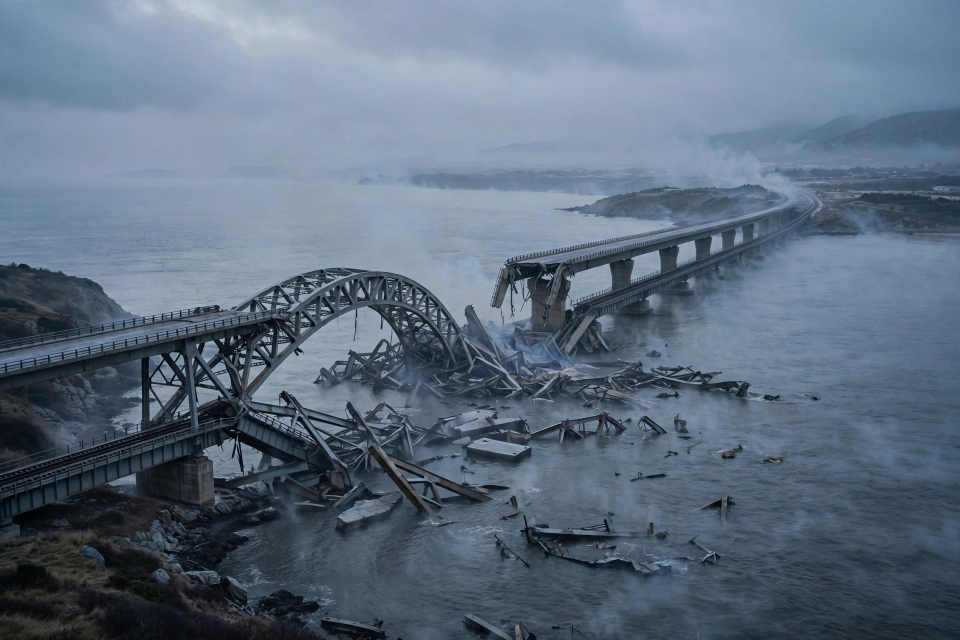
#> input picture assets/media-generation-kerch-bridge-0-24f526c7-b240-4575-8b9c-787722b260f7.webp, 1920 x 1280 px (shown at 1/2 size)
$ python compose.py
#> lines starting #> are read from the running program, lines starting #| are printed output that depends on the picture
#!/usr/bin/env python3
"""Compose the news-image-20261117 front page.

One 1024x1024 PNG: a newspaper front page summing up Tuesday 17 November
2026. All text is drawn with PIL (crisp, never garbled); the four photo
panels are original AI-generated illustrations in assets/ (generated for
this entry, not copied from anywhere). The world map is drawn from
Natural Earth country outlines (assets/world.geo.json, public domain data).
"""
import json
from PIL import Image, ImageDraw, ImageFont, ImageOps

W, H = 1024, 1024
PAPER = (248, 244, 236)
INK = (20, 20, 20)
GREY = (90, 88, 82)
RED = (163, 22, 33)
RULE = (20, 20, 20)
SEA = (214, 226, 232)
LAND = (198, 192, 176)

FDIR = "/usr/share/fonts/truetype/liberation/"
def serif_b(sz): return ImageFont.truetype(FDIR + "LiberationSerif-Bold.ttf", sz)
def serif(sz): return ImageFont.truetype(FDIR + "LiberationSerif-Regular.ttf", sz)
def serif_i(sz): return ImageFont.truetype(FDIR + "LiberationSerif-Italic.ttf", sz)
def sans_b(sz): return ImageFont.truetype(FDIR + "LiberationSans-Bold.ttf", sz)
def sans(sz): return ImageFont.truetype(FDIR + "LiberationSans-Regular.ttf", sz)
def sans_i(sz): return ImageFont.truetype(FDIR + "LiberationSans-Italic.ttf", sz)

ASSETS = "assets/"
img = Image.new("RGB", (W, H), PAPER)
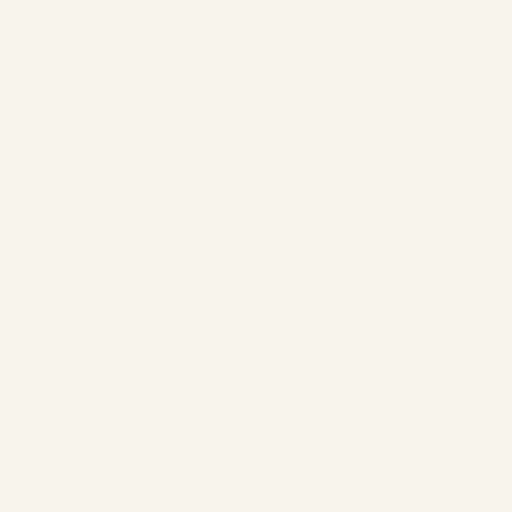
#> img: PIL image 1024x1024 RGB (shown at 1/2 size); mean R, G, B 248, 244, 236
d = ImageDraw.Draw(img)
MX = 20            # side margin
CW = W - 2 * MX    # content width = 984

def wrap(text, font, max_w):
    words, lines, cur = text.split(), [], ""
    for w in words:
        t = (cur + " " + w).strip()
        if d.textlength(t, font=font) <= max_w:
            cur = t
        else:
            if cur:
                lines.append(cur)
            cur = w
    if cur:
        lines.append(cur)
    return lines

def tracked(text, font, cx, y, fill, tracking=6):
    """Draw text centred on cx with letter tracking."""
    widths = [d.textlength(ch, font=font) for ch in text]
    total = sum(widths) + tracking * (len(text) - 1)
    x = cx - total / 2
    for ch, w in zip(text, widths):
        d.text((x, y), ch, font=font, fill=fill)
        x += w + tracking

def rule(y, weight=2):
    d.line([(MX, y), (W - MX, y)], fill=RULE, width=weight)

# ---------- masthead ----------
d.line([(0, 8), (W, 8)], fill=RULE, width=4)
d.text((W / 2, 16), "THE WORLD IN ONE DAY", font=serif_b(60),
       fill=INK, anchor="ma")
rule(92, 2)
tracked("TUESDAY, 17 NOVEMBER 2026", sans_b(28), W / 2, 100, RED, tracking=7)
#> in tracked, `widths = [d.textlength(ch, font=font) for ch in text]`: widths = 25 values, max 23.33 at index 16, min 7.78 at index 7, mean 16.81
#> in tracked, `total = sum(widths) + tracking * (len(text) - 1)`: total = 588.2
#> in tracked, `x = cx - total / 2`: x = 217.9
#> the loop in tracked, `for ch, w in zip(text, widths):` made 25 passes
#> (ch, w, x) on passes 1 to 12: ('T', 17.11, 242), ('U', 20.22, 269.2), ('E', 18.67, 294.9), ('S', 18.67, 320.6), ('D', 20.22, 347.8), ('A', 20.22, 375), ('Y', 18.67, 400.7), (',', 7.78, 415.5), (' ', 7.78, 430.3), ('1', 15.58, 452.8), ('7', 15.58, 475.4), (' ', 7.78, 490.2)
#> after the loop in tracked, `for ch, w in zip(text, widths):`: x = 813.1
d.text((W / 2, 136), "The day's world news — six continents, in one picture",
       font=serif_i(18), fill=GREY, anchor="ma")
rule(160, 3)

# ---------- lead story: Kerch Bridge ----------
d.text((MX, 172), "EUROPE  ·  THE WAR IN UKRAINE", font=sans_b(19), fill=RED)
d.text((MX, 196), "THE BRIDGE IS DOWN", font=serif_b(56), fill=INK)
y = 252
sub = ("Ukraine destroys a span of the Kerch Bridge in an overnight strike, "
       "halting road and rail traffic to Crimea — hours after Russian "
       "missiles hit Kyiv's two river bridges.")
for line in wrap(sub, serif(22), CW):
    d.text((MX, y), line, font=serif(22), fill=INK)
    y += 26
#> after the loop, y = 304
kerch = Image.open(ASSETS + "media-generation-kerch-bridge-0-24f526c7-b240-4575-8b9c-787722b260f7.webp").convert("RGB")
#> kerch is the input picture: PIL image 1920x1280 RGB; mean R, G, B 93.6, 109.8, 127.3
kerch = ImageOps.fit(kerch, (CW, 160), method=Image.LANCZOS, centering=(0.5, 0.42))
#> kerch: PIL image 984x160 RGB
img.paste(kerch, (MX, 312))
d.text((MX, 478), "A span of the Kerch Bridge lies in the strait after Tuesday's strike. "
       "Kyiv says the operation took weeks to prepare; Moscow vows to rebuild.",
       font=sans_i(14), fill=GREY)
rule(500, 2)

# ---------- second row: three photo stories + world map, four columns ----------
y0 = 512
COLW, GAP = 234, 16
x1, x2, x3, x4 = MX, MX + COLW + GAP, MX + 2 * (COLW + GAP), MX + 3 * (COLW + GAP)

def photo_col(x, webp, headline, summary, head_font):
    p = Image.open(ASSETS + webp).convert("RGB")
    p = ImageOps.fit(p, (COLW, 90), method=Image.LANCZOS, centering=(0.5, 0.45))
    img.paste(p, (x, y0))
    yy = y0 + 98
    d.text((x, yy), headline, font=head_font, fill=INK)
    yy += 30
    n = 0
    for line in wrap(summary, sans(13), COLW):
        d.text((x, yy), line, font=sans(13), fill=INK)
        yy += 16
        n += 1
    return n

# one headline size for all three photo columns: largest (<=22) that fits
heads = ["MINES IN THE STRAIT", "THE SUMMIT IS SET", "QUAKE OFF TUAL"]
hsize = 22
while hsize > 16 and any(d.textlength(t, font=serif_b(hsize)) > COLW for t in heads):
    hsize -= 1
#> this loop made 1 pass
#> hsize on pass 1: 21
#> after the loop, hsize = 21
hf = serif_b(hsize)
n1 = photo_col(x1, "media-generation-hormuz-tanker-0-adb2675a-763c-4bfd-be3c-58b5354ab2f3.webp",
               "MINES IN THE STRAIT",
               "Mines hit tankers near Hormuz; they catch fire. "
               "A third US carrier reaches the Gulf.", hf)
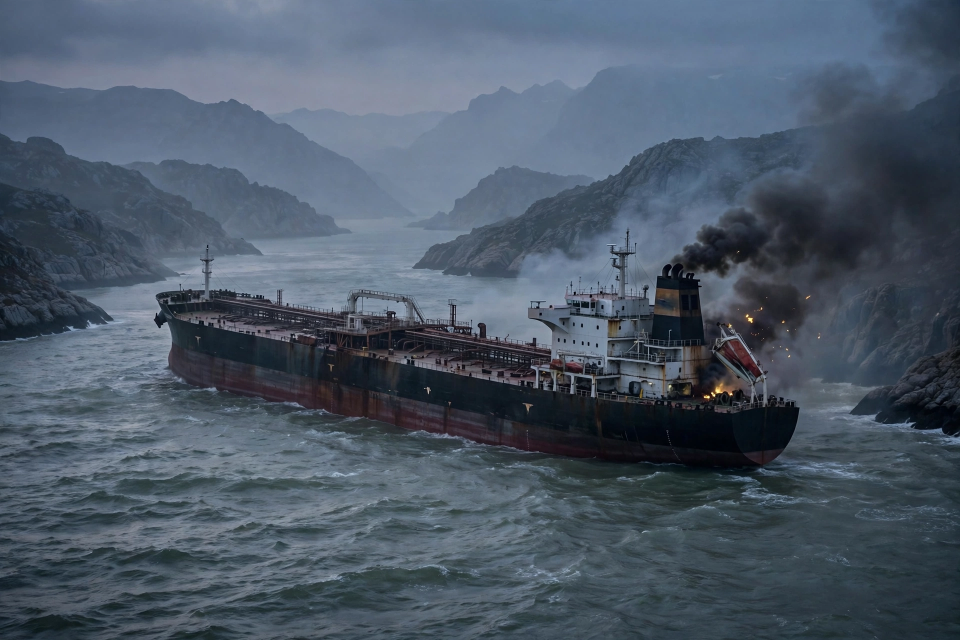
#> input picture assets/media-generation-hormuz-tanker-0-adb2675a-763c-4bfd-be3c-58b5354ab2f3.webp, 1920 x 1280 px (shown at 1/2 size)
#> in photo_col, p is the input picture: PIL image 1920x1280 RGB; mean R, G, B 75.8, 88.6, 103.4
#> after the loop in photo_col, `for line in wrap(summary, sans(13), COLW):`: n = 3; yy = 688
#> n1 = 3
n2 = photo_col(x2, "media-generation-shenzhen-summit-0-be44ab1d-51cd-447c-9e02-d4882bff7d75.webp",
               "THE SUMMIT IS SET",
               "China confirms Xi, Trump and Putin meet in Shenzhen "
               "on Thursday, on the APEC sidelines.", hf)
#> call 2 of photo_col, with x = 270, headline = 'THE SUMMIT IS SET'
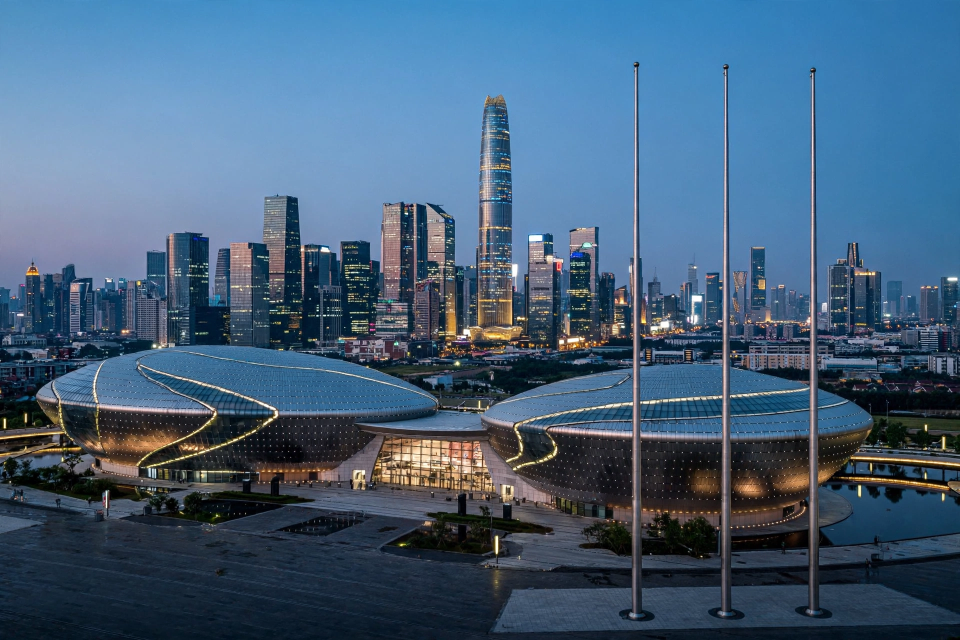
#> input picture assets/media-generation-shenzhen-summit-0-be44ab1d-51cd-447c-9e02-d4882bff7d75.webp, 1920 x 1280 px (shown at 1/2 size)
#> in photo_col, p is the input picture: PIL image 1920x1280 RGB; mean R, G, B 68.2, 95.7, 121.8
#> after the loop in photo_col (call 2), `for line in wrap(summary, sans(13), COLW):`: yy = 688
#> n2 = 3
n3 = photo_col(x3, "media-generation-quake-tual-0-3d809ee4-d514-4fce-935c-c52e827891ca.webp",
               "QUAKE OFF TUAL",
               "Magnitude 6.6 quake near Tual, Indonesia; "
               "no tsunami threat.", hf)
#> call 3 of photo_col, with x = 520, headline = 'QUAKE OFF TUAL'
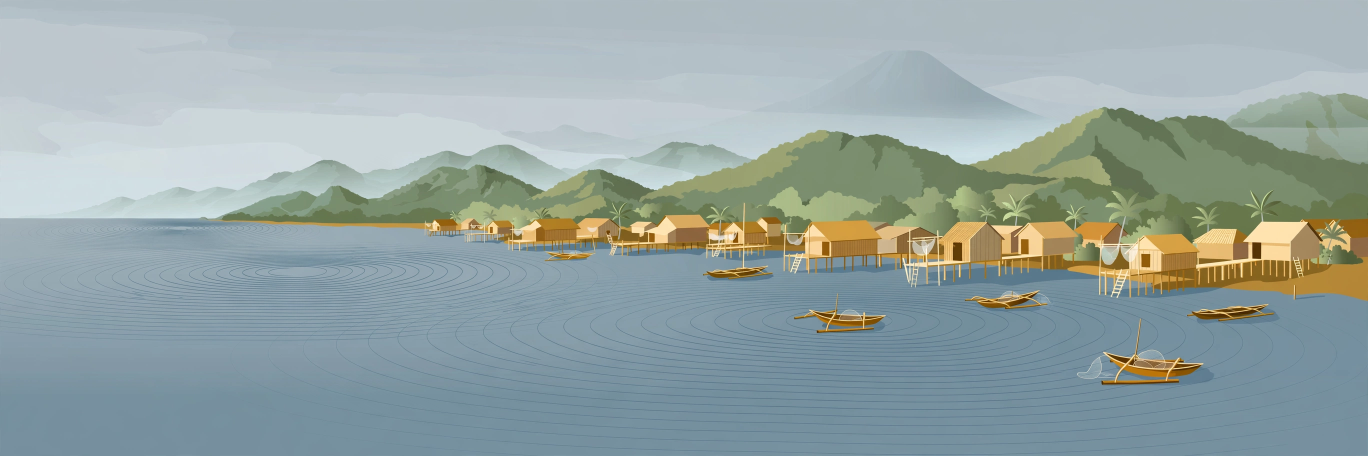
#> input picture assets/media-generation-quake-tual-0-3d809ee4-d514-4fce-935c-c52e827891ca.webp, 2736 x 912 px (shown at 1/2 size)
#> in photo_col, p is the input picture: PIL image 2736x912 RGB; mean R, G, B 150.1, 165, 163.8
#> after the loop in photo_col (call 3), `for line in wrap(summary, sans(13), COLW):`: n = 2; yy = 672
#> n3 = 2

# world map panel, fourth column. Narrower than round 2 (234px); the map
# carries dots only — markers 1/2/7 sit too close together in Europe for
# leader labels at this width, so the legend below carries the numbering.
d.text((x4, y0), "WHERE IT HAPPENED", font=sans_b(15), fill=RED)
map_box = (x4, y0 + 26, x4 + COLW, y0 + 26 + 90)
map_img = Image.new("RGB", (COLW, 90), SEA)
md = ImageDraw.Draw(map_img)
geo = json.load(open(ASSETS + "world.geo.json"))
#> (reads assets/world.geo.json from the repository)
mw, mh = COLW - 2, 88
def proj(lon, lat):
    return (1 + (lon + 170) / 360 * mw,
            1 + (75 - lat) / 130 * mh)
def draw_poly(coords):
    pts = [proj(lon, lat) for lon, lat in coords]
    if len(pts) > 2:
        md.polygon(pts, fill=LAND)
for feat in geo["features"]:
    g = feat["geometry"]
    if g["type"] == "Polygon":
        draw_poly(g["coordinates"][0])
    elif g["type"] == "MultiPolygon":
        for poly in g["coordinates"]:
            draw_poly(poly[0])
markers = [
    ("1", 36.6, 45.3), ("2", 30.5, 50.4), ("3", 56.3, 26.6),
    ("4", 114.1, 22.5), ("5", 139.7, 35.7), ("6", -77.0, 38.9),
    ("7", 6.1, 46.2), ("8", 30.1, -1.9),
]
for num, lon, lat in markers:
    px, py = proj(lon, lat)
    md.ellipse([px - 4, py - 4, px + 4, py + 4], fill=RED,
               outline=(255, 255, 255), width=1)
img.paste(map_img, (map_box[0], map_box[1]))
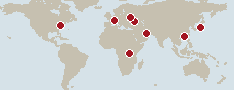
#> map_img: PIL image 234x90 RGB; mean R, G, B 208.1, 211.7, 210.1
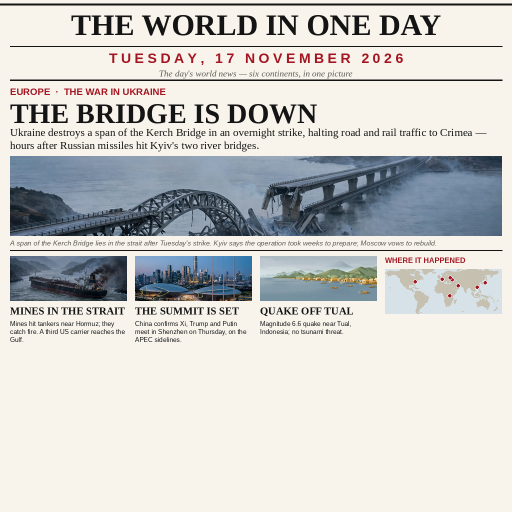
#> img: PIL image 1024x1024 RGB (shown at 1/2 size); mean R, G, B 205.9, 205.8, 203.4
d.rectangle(map_box, outline=RULE, width=1)
ly = y0 + 122
d.text((x4, ly), "1 Kerch · 2 Kyiv · 3 Hormuz", font=sans(11), fill=GREY)
d.text((x4, ly + 14), "4 Shenzhen · 5 Tokyo", font=sans(11), fill=GREY)
d.text((x4, ly + 28), "6 Washington · 7 Geneva · 8 Kigali", font=sans(11), fill=GREY)
rule(700, 2)
print("photo headline size:", hsize, "| summary lines:", n1, n2, n3)
#| photo headline size: 21 | summary lines: 3 3 2

# ---------- bottom grid: 12 stories, 4 x 3 ----------
stories = [
    ("KYIV", "Kyiv's bridges hit",
     "North and South crossings shut; heat, water and power cut."),
    ("WASHINGTON", "Pentagon fails audit",
     "Ninth year running; $4.8 trillion unverified."),
    ("WASHINGTON", "Testimony needs approval",
     "White House: agencies must clear staff evidence."),
    ("TECHNOLOGY", "AI chip loophole closing",
     "US acts to stop China renting its computing power."),
    ("EUROPE", "Five states plan Rwanda hub",
     "Joint return centre for rejected asylum seekers."),
    ("TOKYO", "Japan scrambles jets",
     "Two suspected Russian planes enter its airspace."),
    ("LONDON", "UK sanctions settler builders",
     "Eight firms hit over West Bank construction."),
    ("GENEVA", "128 states debate robot arms",
     "UN talks on a ban for lethal autonomous weapons."),
    ("YEMEN", "Houthis advance on Aden",
     "Government forces pull back from the Red Sea coast."),
    ("CLIMATE", "COP31 cash fight stalls",
     "Nepal seeks billions for the Himalayas as talks drag."),
    ("MARKETS", "Bitcoin at four-month low",
     "Slides near $62,000 as big buyers keep accumulating."),
    ("SPACE", "Voyager, one light-day out",
     "NASA probe now 25.9 billion km from Earth."),
]
GW = 234
for i, (tag, head, summ) in enumerate(stories):
    col, row = i % 4, i // 4
    gx = MX + col * (GW + 16)
    gy = 712 + row * 68
    d.text((gx, gy), tag, font=sans_b(13), fill=RED)
    d.text((gx, gy + 16), head, font=serif_b(18), fill=INK)
    for j, line in enumerate(wrap(summ, sans(13), GW)):
        d.text((gx, gy + 38 + j * 15), line, font=sans(13), fill=INK)
rule(924, 2)

# ---------- footer: in brief ----------
# 10 items — the quake moved up to a photo panel, so it leaves this strip.
# Set at 15px (was 12px) with bold kickers so the strip still reads as
# distinct news nuggets at ~300px wide. Word-level flow keeps each kicker
# bold while the text wraps across lines.
brief_items = [
    ("IRAN", "drones hit US radar base in Bahrain"),
    ("US INTEL", "alleged plot vs Trump officials"),
    ("MEASLES", "13 US babies born with it since 2025"),
    ("INDIA", "bus crash kills at least 6"),
    ("TARIFFS", "China–Canada agree cuts"),
    ("ISRAEL", "Netanyahu camp accused of tipping off arrests"),
    ("GAZA", "UK, Australia, Canada, Italy urge aid crossings open"),
    ("DEPARDIEU", "admits sexual assault charge in Paris"),
    ("JPMORGAN", "nationwide outage"),
    ("MOSCOW", "1,441 Ukrainian drones intercepted"),
]
BF = 15
label_f, kick_f, body_f, sep_f = sans_b(BF), sans_b(BF), sans(BF), sans(BF)
tokens = [("IN BRIEF:  ", label_f, RED)]
for i, (kick, text) in enumerate(brief_items):
    if i:
        tokens.append((" · ", sep_f, GREY))
    tokens.append((kick + ": ", kick_f, INK))
    tokens.append((text, body_f, INK))
words = []
for txt, font, fill in tokens:
    for w in txt.split(" "):
        if w:
            words.append((w, font, fill))
SPACE = d.textlength(" ", font=body_f)
#> SPACE = 4.17
lines, cur, cur_w = [], [], 0.0
for w, font, fill in words:
    ww = d.textlength(w, font=font)
    add = ww if not cur else SPACE + ww
    if cur and cur_w + add > CW:
        lines.append(cur)
        cur, cur_w = [(w, font, fill)], ww
    else:
        cur.append((w, font, fill))
        cur_w += add
#> this loop made 78 passes
#> (ww, add, cur_w) on passes 1 to 12: (15, 15, 15), (49.98, 54.16, 69.16), (41.66, 45.83, 115), (45.88, 50.05, 165), (15.84, 20.02, 185), (20.83, 25, 210), (35.03, 39.2, 249.2), (32.53, 36.7, 286), (11.67, 15.84, 301.8), (51.7, 55.88, 357.7), (5, 9.17, 366.8), (20.83, 25, 391.8)
#> after the loop, cur = 5 items; cur_w = 313.3; lines = 3 items
if cur:
    lines.append(cur)
fy = 932
for line in lines:
    xx = MX
    for w, font, fill in line:
        d.text((xx, fy), w, font=font, fill=fill)
        xx += d.textlength(w, font=font) + SPACE
    fy += 19
#> this loop made 4 passes
#> fy on passes 1 to 4: 951, 970, 989, 1008
#> after the loop, fy = 1008
print("brief lines:", len(lines), "| last bottom:", fy - 19 + BF)
#| brief lines: 4 | last bottom: 1004
d.line([(0, H - 8), (W, H - 8)], fill=RULE, width=4)

img.save("entry.png", optimize=True)
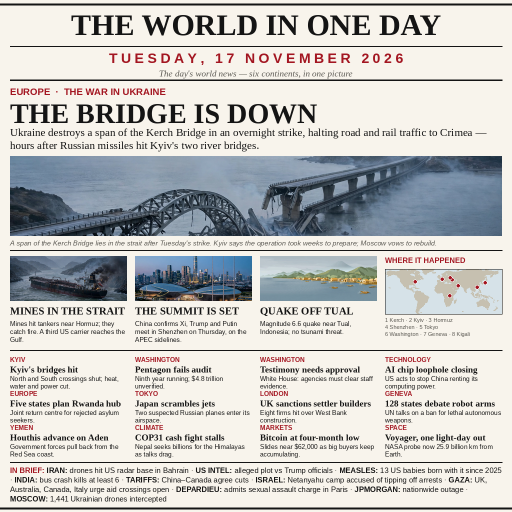
#> saved as entry.png: PIL image 1024x1024 RGB (shown at 1/2 size); mean R, G, B 197.5, 197, 195
print("saved entry.png")
